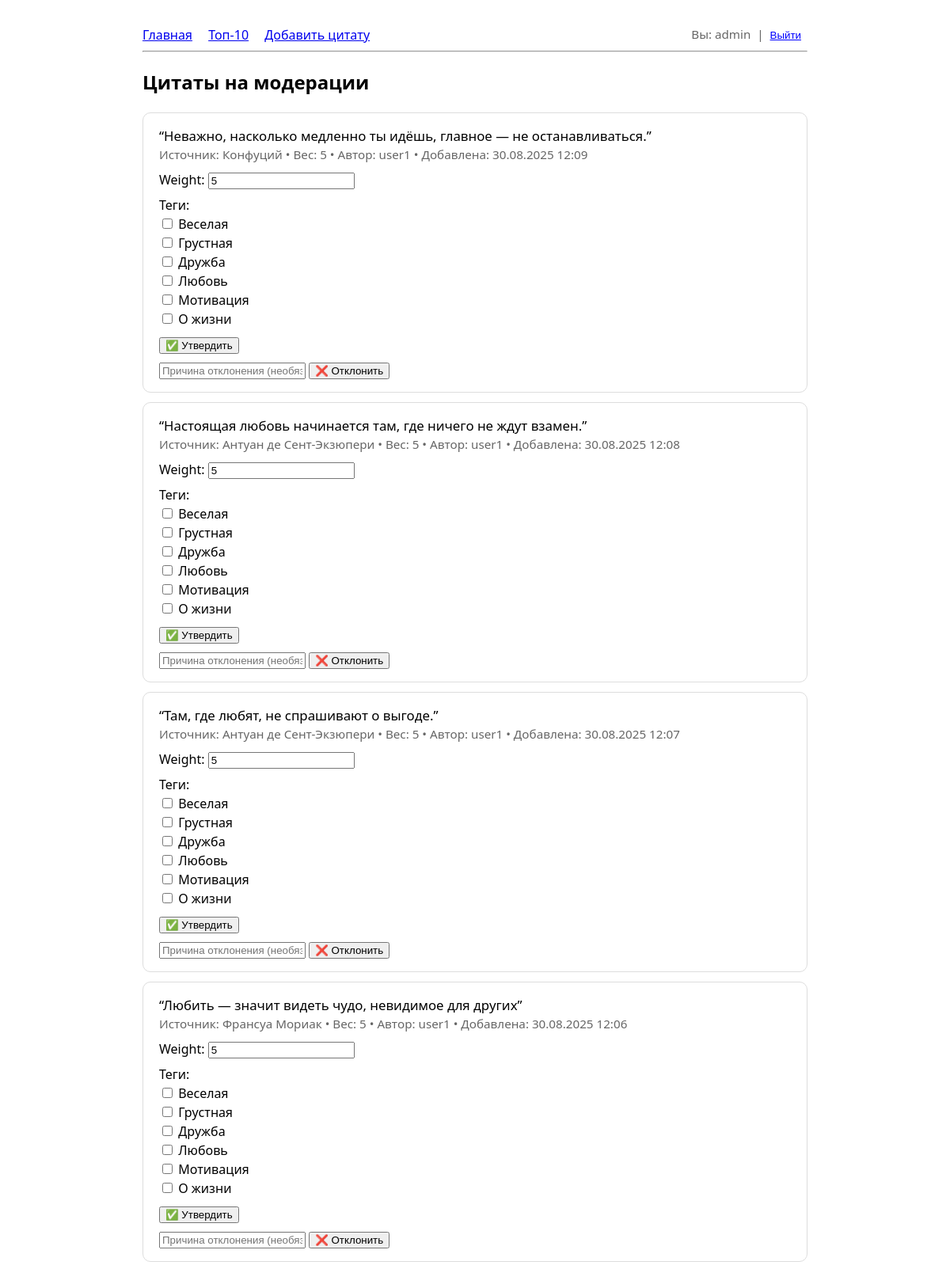
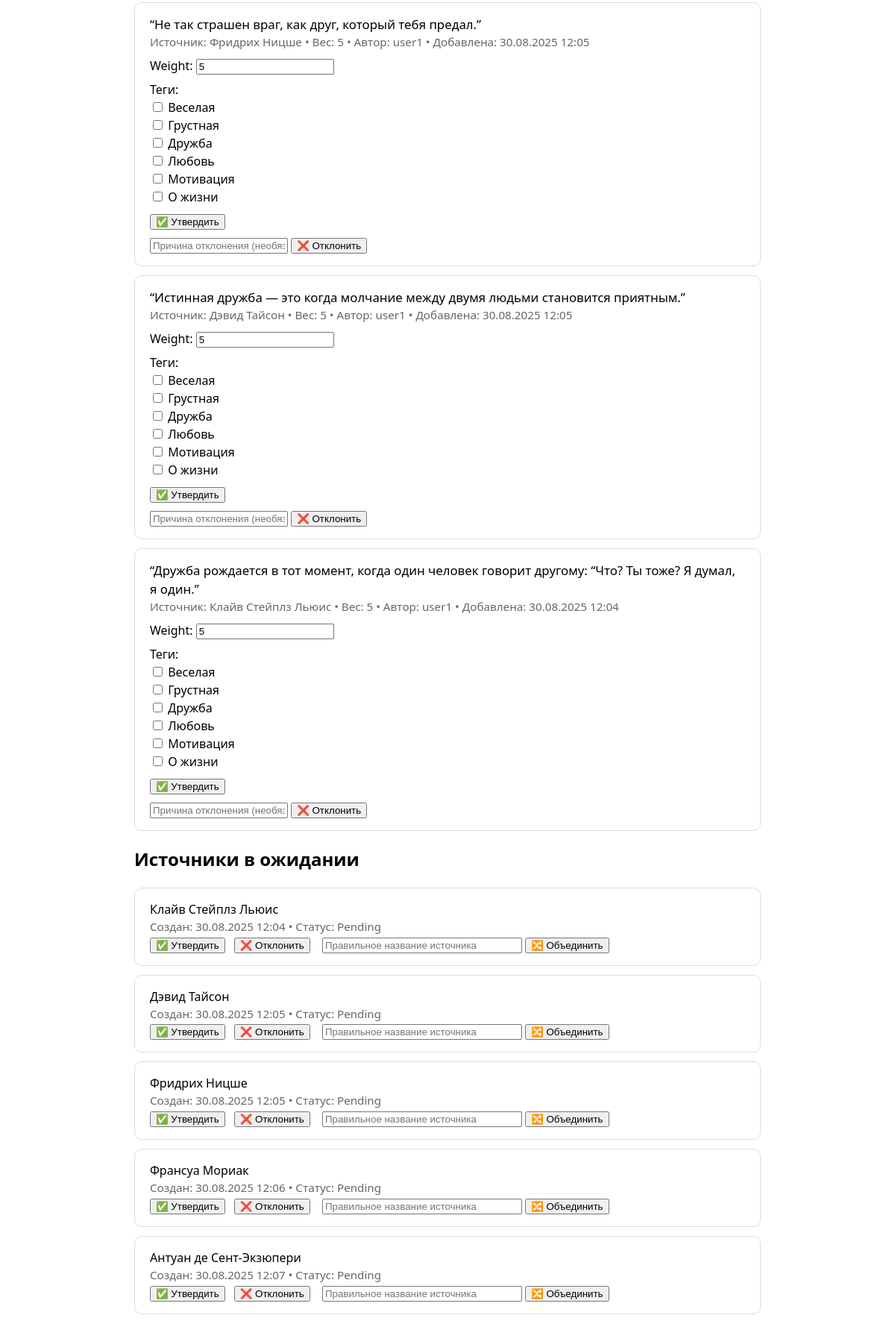
Screenshot of /moderation/queue/ (signed in, upper part) with the database file from the repository (2 pictures, top to bottom).
### quotes/models.py (models this page shows, shortened)
class Quote(models.Model):
    class Status(models.TextChoices):
        DRAFT = "draft", "Draft"
        APPROVED = "approved", "Approved"
        REJECTED = "rejected", "Rejected"
    text = models.TextField(unique=False)
    text_normalized = models.TextField(unique=True, db_index=True)
    source = models.ForeignKey(
        Source, on_delete=models.CASCADE, related_name="quotes"
    )
    weight = models.PositiveIntegerField(
        default=1,
        validators=[MinValueValidator(1), MaxValueValidator(10)],
        help_text="Чем больше значение (1–10), тем чаще цитата будет показываться на главной.",
    )
    views = models.PositiveIntegerField(default=0, db_index=True)
    likes = models.PositiveIntegerField(default=0, db_index=True)
    dislikes = models.PositiveIntegerField(default=0)
    status = models.CharField(
        max_length=10, choices=Status.choices, default=Status.DRAFT, db_index=True
    )
    tags = models.ManyToManyField(Tag, blank=True, related_name="quotes")
    author = models.ForeignKey(
        settings.AUTH_USER_MODEL,
        on_delete=models.CASCADE,
        related_name="quotes",
    )
    created_at = models.DateTimeField(auto_now_add=True)
    class Meta:
        ordering = ["-created_at"]
        indexes = [
            models.Index(fields=["status"]),
            models.Index(fields=["source", "status"]),
            models.Index(fields=["-likes", "-views", "-created_at"]),
        ]

class Source(models.Model):
    class Status(models.TextChoices):
        PENDING = "pending", "Pending"
        APPROVED = "approved", "Approved"
        REJECTED = "rejected", "Rejected"
    name = models.CharField(max_length=255, unique=False)
    name_normalized = models.CharField(max_length=255, unique=True, db_index=True)
    status = models.CharField(
        max_length=10, choices=Status.choices, default=Status.PENDING, db_index=True
    )
    created_by = models.ForeignKey(
        settings.AUTH_USER_MODEL,
        on_delete=models.SET_NULL,
        null=True,
        blank=True,
        related_name="created_sources",
    )
    created_at = models.DateTimeField(auto_now_add=True)
    approved_by = models.ForeignKey(
        settings.AUTH_USER_MODEL,
        on_delete=models.SET_NULL,
        null=True,
        blank=True,
        related_name="approved_sources",
    )
    approved_at = models.DateTimeField(null=True, blank=True)
    merged_into = models.ForeignKey(
        "self", on_delete=models.SET_NULL, null=True, blank=True, related_name="merged_sources"
    )
    class Meta:
        indexes = [
            models.Index(fields=["status"]),
            models.Index(fields=["name_normalized"]),
        ]

### quotes/views_moderation.py (the view)
# urls.py: path("moderation/queue/", views_moderation.queue, name="moderation_queue"),
@user_passes_test(is_moderator)
def queue(request):
    quotes_qs = (
        Quote.objects
        .select_related("source", "author")
        .prefetch_related("tags")
        .filter(status=Quote.Status.DRAFT)
    )
    sources_qs = Source.objects.filter(status=Source.Status.PENDING)
    queue_items = [
        (q, ModeratorQuoteApproveForm(instance=q, prefix=f"q{q.id}"))
        for q in quotes_qs
    ]
    context = {
        "queue_items": queue_items,
        "sources": sources_qs,
        "all_sources": Source.objects.filter(status=Source.Status.APPROVED).only("name").order_by("name"),
    }
    return render(request, "quotes/moderation_queue.html", context)

### quotes/models.py (called while the page is built)
    def __str__(self):
        return self.name

### quotes/views_moderation.py (called while the page is built)
def is_moderator(u):
    return u.is_authenticated and (u.is_staff or u.groups.filter(name="Moderator").exists())

### templates/quotes/moderation_queue.html (shortened to what this page needs)
{% extends "quotes/base.html" %}
{% block content %}
  <h2>Цитаты на модерации</h2>
  {% for q, form in queue_items %}
    <div class="card" style="margin-bottom:.75rem;">
      <div style="font-size:1.05rem;">“{{ q.text }}”</div>
      <div class="muted">
        Источник: {{ q.source.name }} • Вес: {{ q.weight }} • Автор: {{ q.author.username }} • Добавлена: {{ q.created_at|date:"d.m.Y H:i" }}
      </div>
      <form method="post" action="{% url 'quotes:moderation_quote_approve' q.pk %}" style="margin-top:.5rem;">
        <div style="margin-bottom:.5rem;">
          {{ form.weight.label_tag }} {{ form.weight }}
        </div>
        <div style="margin-bottom:.5rem;">
          {{ form.tags.label_tag }} {{ form.tags }}
        </div>
        <button type="submit">✅ Утвердить</button>
      </form>
      <form method="post" action="{% url 'quotes:moderation_quote_reject' q.pk %}" style="margin-top:.5rem;">
        <input name="reason" placeholder="Причина отклонения (необязательно)" />
        <button type="submit">❌ Отклонить</button>
      </form>
    </div>
  {% empty %}
    <p>Нет цитат в очереди.</p>
  {% endfor %}
<h2 style="margin-top:1.25rem;">Источники в ожидании</h2>
{% for s in sources %}
  <div class="card" style="margin-bottom:.75rem;">
    <div>{{ s.name }}</div>
    <div class="muted">
      Создан: {{ s.created_at|date:"d.m.Y H:i" }} • Статус: {{ s.get_status_display }}
    </div>
    <form method="post" action="{% url 'quotes:moderation_source_approve' s.pk %}" class="inline">
      <button type="submit">✅ Утвердить</button>
    </form>
    <form method="post" action="{% url 'quotes:moderation_source_reject' s.pk %}" class="inline">
      <button type="submit">❌ Отклонить</button>
    </form>
    <form method="post" action="{% url 'quotes:moderation_source_merge' s.pk %}" class="inline" style="margin-left:.25rem;">
      <input name="target_name"
             list="sources-list"
             placeholder="Правильное название источника"
             style="width:260px;"
             required />
      <button type="submit">🔀 Объединить</button>
    </form>
  </div>
{% empty %}
  <p>Нет источников в ожидании.</p>
{% endfor %}
{% endblock %}

### templates/quotes/base.html (shortened to what this page needs)
<!doctype html>
<html lang="ru">
  <head>
    {% load static %}
  </head>
  <body>
    <header>
      <a href="{% url 'quotes:home' %}">Главная</a>
      <a href="{% url 'quotes:top' %}">Топ-10</a>
      <a href="{% url 'quotes:add' %}">Добавить цитату</a>
      {% if request.user.is_authenticated %}
        <span class="right muted">
          Вы: {{ request.user.username }}
          &nbsp;|&nbsp;
          <form class="inline" method="post" action="{% url 'quotes:logout' %}">
            <button type="submit" class="linklike">Выйти</button>
          </form>
        </span>
      {% else %}
        <span class="right">
          <a href="{% url 'quotes:login' %}">Войти</a> /
          <a href="{% url 'quotes:register' %}">Регистрация</a>
        </span>
      {% endif %}
    </header>
    <hr />
    {% block content %}{% endblock %}
  </body>
</html>

### templates/quotes/base.html (style rules this page uses)
body { max-width: 840px; margin: 2rem auto; font: 16px/1.5 system-ui, -apple-system, Segoe UI, Roboto, Arial; }
header a { margin-right: 1rem; }
.card { border: 1px solid #ddd; padding: 1rem 1.25rem; border-radius: 10px; }
.muted { color: #666; font-size: .95rem; }
button { cursor: pointer; }
form.inline { display: inline; margin-right: .5rem; }
.right { float: right; }
.linklike { background:none; border:none; padding:0; text-decoration:underline; cursor:pointer; color:#00f; }

### rows the page displays
Quote: text "Неважно, насколько медленно ты идёшь, главное — не останавливаться.", source.name "Конфуций", weight "5", author.username "user1", created_at "30.08.2025 12:09", weight.label_tag "Weight:", tags.label_tag "Теги:"
Quote: text "Настоящая любовь начинается там, где ничего не ждут взамен.", source.name "Антуан де Сент-Экзюпери", weight "5", author.username "user1", created_at "30.08.2025 12:08", weight.label_tag "Weight:", tags.label_tag "Теги:"
Quote: text "Там, где любят, не спрашивают о выгоде.", source.name "Антуан де Сент-Экзюпери", weight "5", author.username "user1", created_at "30.08.2025 12:07", weight.label_tag "Weight:", tags.label_tag "Теги:"
Quote: text "Любить — значит видеть чудо, невидимое для других", source.name "Франсуа Мориак", weight "5", author.username "user1", created_at "30.08.2025 12:06", weight.label_tag "Weight:", tags.label_tag "Теги:"
Quote: text "Не так страшен враг, как друг, который тебя предал.", source.name "Фридрих Ницше", weight "5", author.username "user1", created_at "30.08.2025 12:05", weight.label_tag "Weight:", tags.label_tag "Теги:"
Quote: text "Истинная дружба — это когда молчание между двумя людьми становится приятным.", source.name "Дэвид Тайсон", weight "5", author.username "user1", created_at "30.08.2025 12:05", weight.label_tag "Weight:", tags.label_tag "Теги:"
Quote: text "Дружба рождается в тот момент, когда один человек говорит другому: “Что? Ты тоже? Я думал, я один.", source.name "Клайв Стейплз Льюис", weight "5", author.username "user1", created_at "30.08.2025 12:04", weight.label_tag "Weight:", tags.label_tag "Теги:"
Source: name "Клайв Стейплз Льюис", created_at "30.08.2025 12:04", status "Pending"
Source: name "Дэвид Тайсон", created_at "30.08.2025 12:05", status "Pending"
Source: name "Фридрих Ницше", created_at "30.08.2025 12:05", status "Pending"
Source: name "Франсуа Мориак", created_at "30.08.2025 12:06", status "Pending"
Source: name "Антуан де Сент-Экзюпери", created_at "30.08.2025 12:07", status "Pending"

### other values shown
{{ request.user.username }} "admin"
